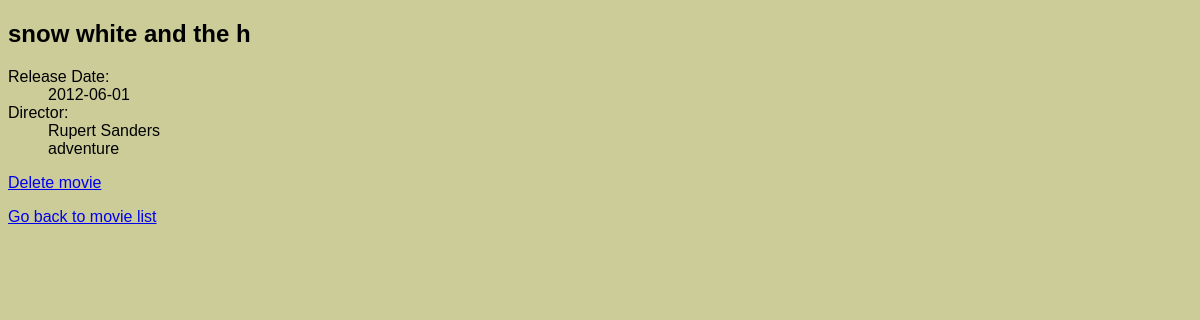
The app's page /assignment-5/single.php?id=1, older data.
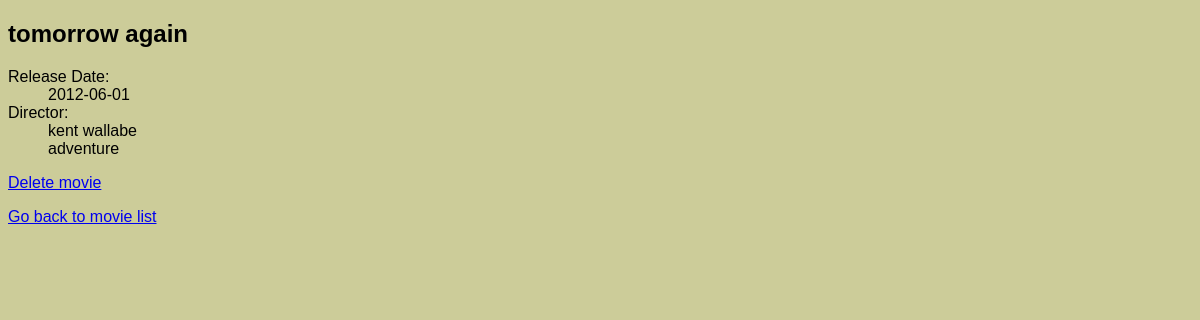
The same page, newer data.
### tables this page shows
CREATE TABLE IF NOT EXISTS `movies` (
  `id` int(11) NOT NULL AUTO_INCREMENT,
  `title` varchar(20) NOT NULL,
  `release_date` date NOT NULL,
  `director` varchar(20) NOT NULL,
  `genre` varchar(20) NOT NULL,
  PRIMARY KEY (`id`)
);

### assignment-5/single.php (the view, shortened to what this page needs)
<?php
require_once 'includes/db.php';
$id = filter_input(INPUT_GET, 'id', FILTER_SANITIZE_NUMBER_INT);
$sql = $db->prepare('
	SELECT id, title, release_date, director, genre
	FROM movies
	WHERE id = :id
');
$sql->bindValue(':id', $id, PDO::PARAM_INT);
$sql->execute();
$results = $sql->fetch();
?>
<!DOCTYPE html>
<html>
<head>
	<link href="css/general.css" rel="stylesheet">
</head>
<body>
	<div class="movies">
		<h2><?php echo $results['title']; ?></h2>
			<dl>
				<dt>Release Date:</dt>
				<dd><?php echo $results['release_date'];?></dd>
				<dt>Director:</dt>
				<dd><?php echo $results['director'];?></dd>
                <dd><?php echo $results['genre'];?></dd>
			</dl>
		<a href="delete.php?id=<?php echo $id;?>">Delete movie</a>
	</div>
<p><a href="index.php">Go back to movie list</a></p>
</body>
</html>

Row changes from the older to the newer data that the page shows:
changed movies "adventure": title "snow white and the h" → "tomorrow again"; director "Rupert Sanders" → "kent wallabe"
